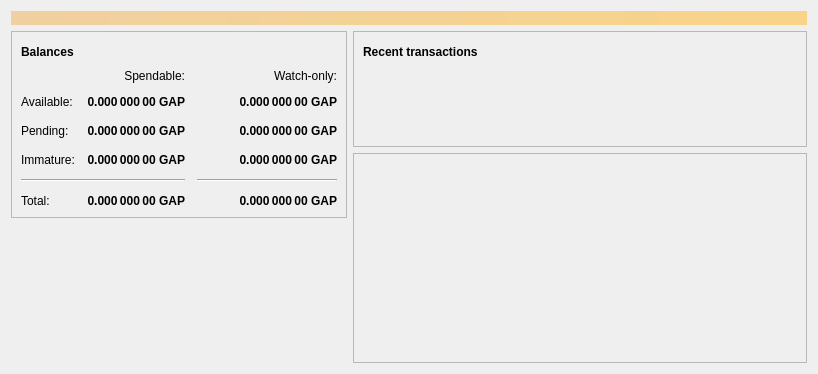
<?xml version="1.0" encoding="UTF-8"?>
<ui version="4.0">
 <class>OverviewPage</class>
 <widget class="QWidget" name="OverviewPage">
  <property name="geometry">
   <rect>
    <x>0</x>
    <y>0</y>
    <width>596</width>
    <height>342</height>
   </rect>
  </property>
  <property name="windowTitle">
   <string>Form</string>
  </property>
  <layout class="QVBoxLayout" name="topLayout">
   <item>
    <widget class="QLabel" name="labelAlerts">
     <property name="visible">
      <bool>false</bool>
     </property>
     <property name="styleSheet">
      <string notr="true">QLabel { background-color: qlineargradient(x1: 0, y1: 0, x2: 1, y2: 0, stop:0 #F0D0A0, stop:1 #F8D488); color:#000000; }</string>
     </property>
     <property name="wordWrap">
      <bool>true</bool>
     </property>
     <property name="margin">
      <number>3</number>
     </property>
     <property name="textInteractionFlags">
      <set>Qt::TextSelectableByMouse</set>
     </property>
    </widget>
   </item>
   <item>
    <layout class="QHBoxLayout" name="horizontalLayout" stretch="1,1">
     <item>
      <layout class="QVBoxLayout" name="verticalLayout_2">
       <item>
        <widget class="QFrame" name="frame">
         <property name="frameShape">
          <enum>QFrame::StyledPanel</enum>
         </property>
         <property name="frameShadow">
          <enum>QFrame::Raised</enum>
         </property>
         <layout class="QVBoxLayout" name="verticalLayout_4">
          <item>
           <layout class="QHBoxLayout" name="horizontalLayout_4">
            <item>
             <widget class="QLabel" name="label_5">
              <property name="font">
               <font>
                <weight>75</weight>
                <bold>true</bold>
               </font>
              </property>
              <property name="text">
               <string>Balances</string>
              </property>
             </widget>
            </item>
            <item>
             <widget class="QPushButton" name="labelWalletStatus">
              <property name="enabled">
               <bool>true</bool>
              </property>
              <property name="maximumSize">
               <size>
                <width>30</width>
                <height>16777215</height>
               </size>
              </property>
              <property name="toolTip">
               <string>The displayed information may be out of date. Your wallet automatically synchronizes with the Gapcoin network after a connection is established, but this process has not completed yet.</string>
              </property>
              <property name="text">
               <string/>
              </property>
              <property name="icon">
               <iconset resource="../bitcoin.qrc">
                <normaloff>:/icons/warning</normaloff>
                <disabledoff>:/icons/warning</disabledoff>:/icons/warning</iconset>
              </property>
              <property name="iconSize">
               <size>
                <width>24</width>
                <height>24</height>
               </size>
              </property>
              <property name="flat">
               <bool>true</bool>
              </property>
             </widget>
            </item>
            <item>
             <spacer name="horizontalSpacer_3">
              <property name="orientation">
               <enum>Qt::Horizontal</enum>
              </property>
              <property name="sizeHint" stdset="0">
               <size>
                <width>40</width>
                <height>20</height>
               </size>
              </property>
             </spacer>
            </item>
           </layout>
          </item>
          <item>
           <layout class="QGridLayout" name="gridLayout">
            <property name="spacing">
             <number>12</number>
            </property>
            <item row="2" column="2">
             <widget class="QLabel" name="labelWatchPending">
              <property name="font">
               <font>
                <weight>75</weight>
                <bold>true</bold>
               </font>
              </property>
              <property name="cursor">
               <cursorShape>IBeamCursor</cursorShape>
              </property>
              <property name="toolTip">
               <string>Unconfirmed transactions to watch-only addresses</string>
              </property>
              <property name="text">
               <string notr="true">0.000 000 00 GAP</string>
              </property>
              <property name="alignment">
               <set>Qt::AlignRight|Qt::AlignTrailing|Qt::AlignVCenter</set>
              </property>
              <property name="textInteractionFlags">
               <set>Qt::LinksAccessibleByMouse|Qt::TextSelectableByKeyboard|Qt::TextSelectableByMouse</set>
              </property>
             </widget>
            </item>
            <item row="2" column="1">
             <widget class="QLabel" name="labelUnconfirmed">
              <property name="font">
               <font>
                <weight>75</weight>
                <bold>true</bold>
               </font>
              </property>
              <property name="cursor">
               <cursorShape>IBeamCursor</cursorShape>
              </property>
              <property name="toolTip">
               <string>Total of transactions that have yet to be confirmed, and do not yet count toward the spendable balance</string>
              </property>
              <property name="text">
               <string notr="true">0.000 000 00 GAP</string>
              </property>
              <property name="alignment">
               <set>Qt::AlignRight|Qt::AlignTrailing|Qt::AlignVCenter</set>
              </property>
              <property name="textInteractionFlags">
               <set>Qt::LinksAccessibleByMouse|Qt::TextSelectableByKeyboard|Qt::TextSelectableByMouse</set>
              </property>
             </widget>
            </item>
            <item row="3" column="2">
             <widget class="QLabel" name="labelWatchImmature">
              <property name="font">
               <font>
                <weight>75</weight>
                <bold>true</bold>
               </font>
              </property>
              <property name="cursor">
               <cursorShape>IBeamCursor</cursorShape>
              </property>
              <property name="toolTip">
               <string>Mined balance in watch-only addresses that has not yet matured</string>
              </property>
              <property name="text">
               <string notr="true">0.000 000 00 GAP</string>
              </property>
              <property name="alignment">
               <set>Qt::AlignRight|Qt::AlignTrailing|Qt::AlignVCenter</set>
              </property>
              <property name="textInteractionFlags">
               <set>Qt::LinksAccessibleByMouse|Qt::TextSelectableByKeyboard|Qt::TextSelectableByMouse</set>
              </property>
             </widget>
            </item>
            <item row="4" column="0" colspan="2">
             <widget class="Line" name="line">
              <property name="orientation">
               <enum>Qt::Horizontal</enum>
              </property>
             </widget>
            </item>
            <item row="4" column="2">
             <widget class="Line" name="lineWatchBalance">
              <property name="sizePolicy">
               <sizepolicy hsizetype="Preferred" vsizetype="Fixed">
                <horstretch>0</horstretch>
                <verstretch>0</verstretch>
               </sizepolicy>
              </property>
              <property name="minimumSize">
               <size>
                <width>140</width>
                <height>0</height>
               </size>
              </property>
              <property name="orientation">
               <enum>Qt::Horizontal</enum>
              </property>
             </widget>
            </item>
            <item row="5" column="0">
             <widget class="QLabel" name="labelTotalText">
              <property name="text">
               <string>Total:</string>
              </property>
             </widget>
            </item>
            <item row="3" column="1">
             <widget class="QLabel" name="labelImmature">
              <property name="font">
               <font>
                <weight>75</weight>
                <bold>true</bold>
               </font>
              </property>
              <property name="cursor">
               <cursorShape>IBeamCursor</cursorShape>
              </property>
              <property name="toolTip">
               <string>Mined balance that has not yet matured</string>
              </property>
              <property name="text">
               <string notr="true">0.000 000 00 GAP</string>
              </property>
              <property name="alignment">
               <set>Qt::AlignRight|Qt::AlignTrailing|Qt::AlignVCenter</set>
              </property>
              <property name="textInteractionFlags">
               <set>Qt::LinksAccessibleByMouse|Qt::TextSelectableByKeyboard|Qt::TextSelectableByMouse</set>
              </property>
             </widget>
            </item>
            <item row="2" column="3">
             <spacer name="horizontalSpacer_2">
              <property name="orientation">
               <enum>Qt::Horizontal</enum>
              </property>
              <property name="sizeHint" stdset="0">
               <size>
                <width>40</width>
                <height>20</height>
               </size>
              </property>
             </spacer>
            </item>
            <item row="3" column="0">
             <widget class="QLabel" name="labelImmatureText">
              <property name="text">
               <string>Immature:</string>
              </property>
             </widget>
            </item>
            <item row="5" column="1">
             <widget class="QLabel" name="labelTotal">
              <property name="font">
               <font>
                <weight>75</weight>
                <bold>true</bold>
               </font>
              </property>
              <property name="cursor">
               <cursorShape>IBeamCursor</cursorShape>
              </property>
              <property name="toolTip">
               <string>Your current total balance</string>
              </property>
              <property name="text">
               <string notr="true">0.000 000 00 GAP</string>
              </property>
              <property name="alignment">
               <set>Qt::AlignRight|Qt::AlignTrailing|Qt::AlignVCenter</set>
              </property>
              <property name="textInteractionFlags">
               <set>Qt::LinksAccessibleByMouse|Qt::TextSelectableByKeyboard|Qt::TextSelectableByMouse</set>
              </property>
             </widget>
            </item>
            <item row="5" column="2">
             <widget class="QLabel" name="labelWatchTotal">
              <property name="font">
               <font>
                <weight>75</weight>
                <bold>true</bold>
               </font>
              </property>
              <property name="cursor">
               <cursorShape>IBeamCursor</cursorShape>
              </property>
              <property name="toolTip">
               <string>Current total balance in watch-only addresses</string>
              </property>
              <property name="text">
               <string notr="true">0.000 000 00 GAP</string>
              </property>
              <property name="alignment">
               <set>Qt::AlignRight|Qt::AlignTrailing|Qt::AlignVCenter</set>
              </property>
              <property name="textInteractionFlags">
               <set>Qt::LinksAccessibleByMouse|Qt::TextSelectableByKeyboard|Qt::TextSelectableByMouse</set>
              </property>
             </widget>
            </item>
            <item row="0" column="2">
             <widget class="QLabel" name="labelWatchonly">
              <property name="text">
               <string>Watch-only:</string>
              </property>
              <property name="alignment">
               <set>Qt::AlignRight|Qt::AlignTrailing|Qt::AlignVCenter</set>
              </property>
             </widget>
            </item>
            <item row="1" column="0">
             <widget class="QLabel" name="labelBalanceText">
              <property name="text">
               <string>Available:</string>
              </property>
             </widget>
            </item>
            <item row="1" column="1">
             <widget class="QLabel" name="labelBalance">
              <property name="font">
               <font>
                <weight>75</weight>
                <bold>true</bold>
               </font>
              </property>
              <property name="cursor">
               <cursorShape>IBeamCursor</cursorShape>
              </property>
              <property name="toolTip">
               <string>Your current spendable balance</string>
              </property>
              <property name="text">
               <string notr="true">0.000 000 00 GAP</string>
              </property>
              <property name="alignment">
               <set>Qt::AlignRight|Qt::AlignTrailing|Qt::AlignVCenter</set>
              </property>
              <property name="textInteractionFlags">
               <set>Qt::LinksAccessibleByMouse|Qt::TextSelectableByKeyboard|Qt::TextSelectableByMouse</set>
              </property>
             </widget>
            </item>
            <item row="1" column="2">
             <widget class="QLabel" name="labelWatchAvailable">
              <property name="font">
               <font>
                <weight>75</weight>
                <bold>true</bold>
               </font>
              </property>
              <property name="cursor">
               <cursorShape>IBeamCursor</cursorShape>
              </property>
              <property name="toolTip">
               <string>Your current balance in watch-only addresses</string>
              </property>
              <property name="text">
               <string notr="true">0.000 000 00 GAP</string>
              </property>
              <property name="alignment">
               <set>Qt::AlignRight|Qt::AlignTrailing|Qt::AlignVCenter</set>
              </property>
              <property name="textInteractionFlags">
               <set>Qt::LinksAccessibleByMouse|Qt::TextSelectableByKeyboard|Qt::TextSelectableByMouse</set>
              </property>
             </widget>
            </item>
            <item row="2" column="0">
             <widget class="QLabel" name="labelPendingText">
              <property name="text">
               <string>Pending:</string>
              </property>
             </widget>
            </item>
            <item row="0" column="1">
             <widget class="QLabel" name="labelSpendable">
              <property name="text">
               <string>Spendable:</string>
              </property>
              <property name="alignment">
               <set>Qt::AlignRight|Qt::AlignTrailing|Qt::AlignVCenter</set>
              </property>
             </widget>
            </item>
           </layout>
          </item>
         </layout>
        </widget>
       </item>
       <item>
        <spacer name="verticalSpacer">
         <property name="orientation">
          <enum>Qt::Vertical</enum>
         </property>
         <property name="sizeHint" stdset="0">
          <size>
           <width>20</width>
           <height>40</height>
          </size>
         </property>
        </spacer>
       </item>
       <item>
        <widget class="QLabel" name="labelMainLogo">
         <property name="enabled">
          <bool>true</bool>
         </property>
         <property name="text">
          <string/>
         </property>
         <property name="pixmap">
          <pixmap resource="../bitcoin.qrc">:/icons/logo</pixmap>
         </property>
         <property name="scaledContents">
          <bool>false</bool>
         </property>
         <property name="alignment">
          <set>Qt::AlignCenter</set>
         </property>
         <property name="margin">
          <number>15</number>
         </property>
        </widget>
       </item>
      </layout>
     </item>
     <item>
      <layout class="QVBoxLayout" name="verticalLayout_3">
       <item>
        <widget class="QFrame" name="frame_2">
         <property name="frameShape">
          <enum>QFrame::StyledPanel</enum>
         </property>
         <property name="frameShadow">
          <enum>QFrame::Raised</enum>
         </property>
         <layout class="QVBoxLayout" name="verticalLayout">
          <item>
           <layout class="QHBoxLayout" name="horizontalLayout_2">
            <item>
             <widget class="QLabel" name="label_4">
              <property name="font">
               <font>
                <weight>75</weight>
                <bold>true</bold>
               </font>
              </property>
              <property name="text">
               <string>Recent transactions</string>
              </property>
             </widget>
            </item>
            <item>
             <widget class="QPushButton" name="labelTransactionsStatus">
              <property name="enabled">
               <bool>true</bool>
              </property>
              <property name="maximumSize">
               <size>
                <width>30</width>
                <height>16777215</height>
               </size>
              </property>
              <property name="toolTip">
               <string>The displayed information may be out of date. Your wallet automatically synchronizes with the Gapcoin network after a connection is established, but this process has not completed yet.</string>
              </property>
              <property name="text">
               <string/>
              </property>
              <property name="icon">
               <iconset resource="../bitcoin.qrc">
                <normaloff>:/icons/warning</normaloff>
                <disabledoff>:/icons/warning</disabledoff>:/icons/warning</iconset>
              </property>
              <property name="iconSize">
               <size>
                <width>24</width>
                <height>24</height>
               </size>
              </property>
              <property name="flat">
               <bool>true</bool>
              </property>
             </widget>
            </item>
            <item>
             <spacer name="horizontalSpacer">
              <property name="orientation">
               <enum>Qt::Horizontal</enum>
              </property>
              <property name="sizeHint" stdset="0">
               <size>
                <width>40</width>
                <height>20</height>
               </size>
              </property>
             </spacer>
            </item>
           </layout>
          </item>
          <item>
           <widget class="QListView" name="listTransactions">
            <property name="styleSheet">
             <string notr="true">QListView { background: transparent; }</string>
            </property>
            <property name="frameShape">
             <enum>QFrame::NoFrame</enum>
            </property>
            <property name="verticalScrollBarPolicy">
             <enum>Qt::ScrollBarAlwaysOff</enum>
            </property>
            <property name="horizontalScrollBarPolicy">
             <enum>Qt::ScrollBarAlwaysOff</enum>
            </property>
            <property name="selectionMode">
             <enum>QAbstractItemView::NoSelection</enum>
            </property>
           </widget>
          </item>
         </layout>
        </widget>
       </item>
       <item>
        <widget class="QFrame" name="workplotframe">
         <property name="frameShape">
          <enum>QFrame::StyledPanel</enum>
         </property>
         <property name="frameShadow">
          <enum>QFrame::Raised</enum>
         </property>
         <layout class="QVBoxLayout" name="verticalLayout_31">
          <property name="leftMargin">
           <number>1</number>
          </property>
          <property name="topMargin">
           <number>1</number>
          </property>
          <property name="rightMargin">
           <number>1</number>
          </property>
          <property name="bottomMargin">
           <number>1</number>
          </property>
          <item>
           <layout class="QHBoxLayout" name="horizontalLayout_3">
            <item>
             <widget class="QCustomPlot" name="workplot" native="true">
              <property name="minimumSize">
               <size>
                <width>450</width>
                <height>206</height>
               </size>
              </property>
             </widget>
            </item>
           </layout>
          </item>
         </layout>
        </widget>
       </item>
       <!--
       <item>
        <spacer name="verticalSpacer_2">
         <property name="orientation">
          <enum>Qt::Vertical</enum>
         </property>
         <property name="sizeHint" stdset="0">
          <size>
           <width>20</width>
           <height>40</height>
          </size>
         </property>
        </spacer>
       </item>
       -->
      </layout>
     </item>
    </layout>
   </item>
  </layout>
 </widget>
 <customwidgets>
  <customwidget>
   <class>QCustomPlot</class>
   <extends>QWidget</extends>
   <header>qt/qcustomplot.h</header>
   <container>1</container>
  </customwidget>
 </customwidgets>
 <resources>
  <include location="../bitcoin.qrc"/>
 </resources>
 <connections/>
</ui>
